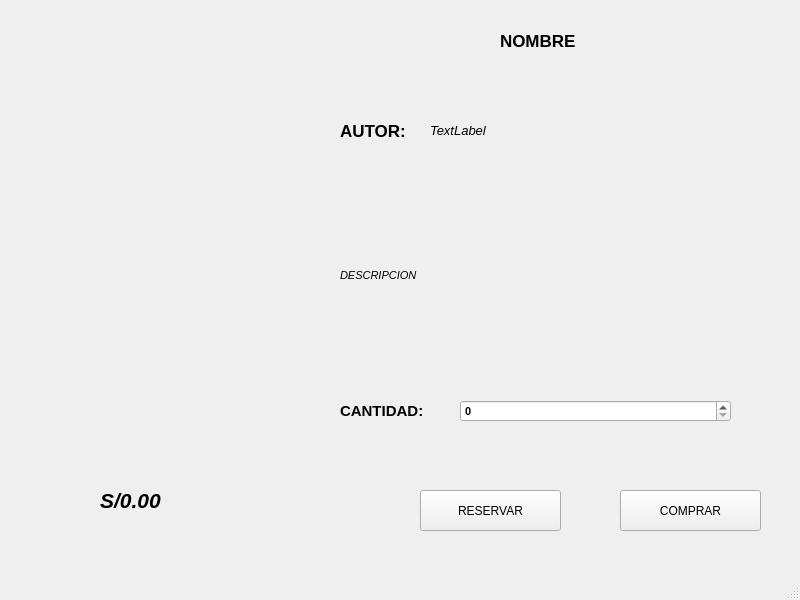
<?xml version="1.0" encoding="UTF-8"?>
<ui version="4.0">
 <class>MainWindow</class>
 <widget class="QMainWindow" name="MainWindow">
  <property name="geometry">
   <rect>
    <x>0</x>
    <y>0</y>
    <width>800</width>
    <height>600</height>
   </rect>
  </property>
  <property name="windowTitle">
   <string>MainWindow</string>
  </property>
  <widget class="QWidget" name="centralwidget">
   <widget class="QLabel" name="LblFoto">
    <property name="geometry">
     <rect>
      <x>0</x>
      <y>0</y>
      <width>321</width>
      <height>461</height>
     </rect>
    </property>
    <property name="text">
     <string/>
    </property>
    <property name="pixmap">
     <pixmap resource="images/1.qrc">:/1/principito.jpg</pixmap>
    </property>
    <property name="scaledContents">
     <bool>true</bool>
    </property>
   </widget>
   <widget class="QPushButton" name="pushButton">
    <property name="geometry">
     <rect>
      <x>620</x>
      <y>490</y>
      <width>141</width>
      <height>41</height>
     </rect>
    </property>
    <property name="text">
     <string>COMPRAR</string>
    </property>
   </widget>
   <widget class="QPushButton" name="pushButton_2">
    <property name="geometry">
     <rect>
      <x>420</x>
      <y>490</y>
      <width>141</width>
      <height>41</height>
     </rect>
    </property>
    <property name="text">
     <string>RESERVAR</string>
    </property>
   </widget>
   <widget class="QLabel" name="LblTitulo">
    <property name="geometry">
     <rect>
      <x>500</x>
      <y>20</y>
      <width>141</width>
      <height>41</height>
     </rect>
    </property>
    <property name="font">
     <font>
      <pointsize>13</pointsize>
      <weight>75</weight>
      <bold>true</bold>
     </font>
    </property>
    <property name="text">
     <string>NOMBRE</string>
    </property>
   </widget>
   <widget class="QLabel" name="LblAutor">
    <property name="geometry">
     <rect>
      <x>430</x>
      <y>120</y>
      <width>341</width>
      <height>21</height>
     </rect>
    </property>
    <property name="font">
     <font>
      <pointsize>10</pointsize>
      <italic>true</italic>
      <underline>false</underline>
      <strikeout>false</strikeout>
      <kerning>true</kerning>
     </font>
    </property>
    <property name="text">
     <string>TextLabel</string>
    </property>
   </widget>
   <widget class="QLabel" name="label_7">
    <property name="geometry">
     <rect>
      <x>340</x>
      <y>110</y>
      <width>141</width>
      <height>41</height>
     </rect>
    </property>
    <property name="font">
     <font>
      <pointsize>13</pointsize>
      <weight>75</weight>
      <bold>true</bold>
     </font>
    </property>
    <property name="text">
     <string>AUTOR:</string>
    </property>
   </widget>
   <widget class="QLabel" name="LblPrecio">
    <property name="geometry">
     <rect>
      <x>100</x>
      <y>490</y>
      <width>111</width>
      <height>21</height>
     </rect>
    </property>
    <property name="font">
     <font>
      <pointsize>16</pointsize>
      <weight>75</weight>
      <italic>true</italic>
      <bold>true</bold>
      <underline>false</underline>
      <strikeout>false</strikeout>
      <kerning>true</kerning>
     </font>
    </property>
    <property name="text">
     <string>S/0.00</string>
    </property>
   </widget>
   <widget class="QLabel" name="label_10">
    <property name="geometry">
     <rect>
      <x>340</x>
      <y>390</y>
      <width>141</width>
      <height>41</height>
     </rect>
    </property>
    <property name="font">
     <font>
      <pointsize>11</pointsize>
      <weight>75</weight>
      <bold>true</bold>
     </font>
    </property>
    <property name="text">
     <string>CANTIDAD:</string>
    </property>
   </widget>
   <widget class="QSpinBox" name="spinBox">
    <property name="geometry">
     <rect>
      <x>460</x>
      <y>400</y>
      <width>271</width>
      <height>22</height>
     </rect>
    </property>
    <property name="font">
     <font>
      <pointsize>8</pointsize>
      <weight>75</weight>
      <bold>true</bold>
     </font>
    </property>
    <property name="readOnly">
     <bool>false</bool>
    </property>
   </widget>
   <widget class="QLabel" name="LblDescripcion">
    <property name="geometry">
     <rect>
      <x>340</x>
      <y>160</y>
      <width>431</width>
      <height>231</height>
     </rect>
    </property>
    <property name="font">
     <font>
      <pointsize>8</pointsize>
      <weight>50</weight>
      <italic>true</italic>
      <bold>false</bold>
     </font>
    </property>
    <property name="text">
     <string>DESCRIPCION</string>
    </property>
   </widget>
  </widget>
  <widget class="QMenuBar" name="menubar">
   <property name="geometry">
    <rect>
     <x>0</x>
     <y>0</y>
     <width>800</width>
     <height>21</height>
    </rect>
   </property>
  </widget>
  <widget class="QStatusBar" name="statusbar"/>
 </widget>
 <resources>
  <include location="images/1.qrc"/>
 </resources>
 <connections/>
</ui>
